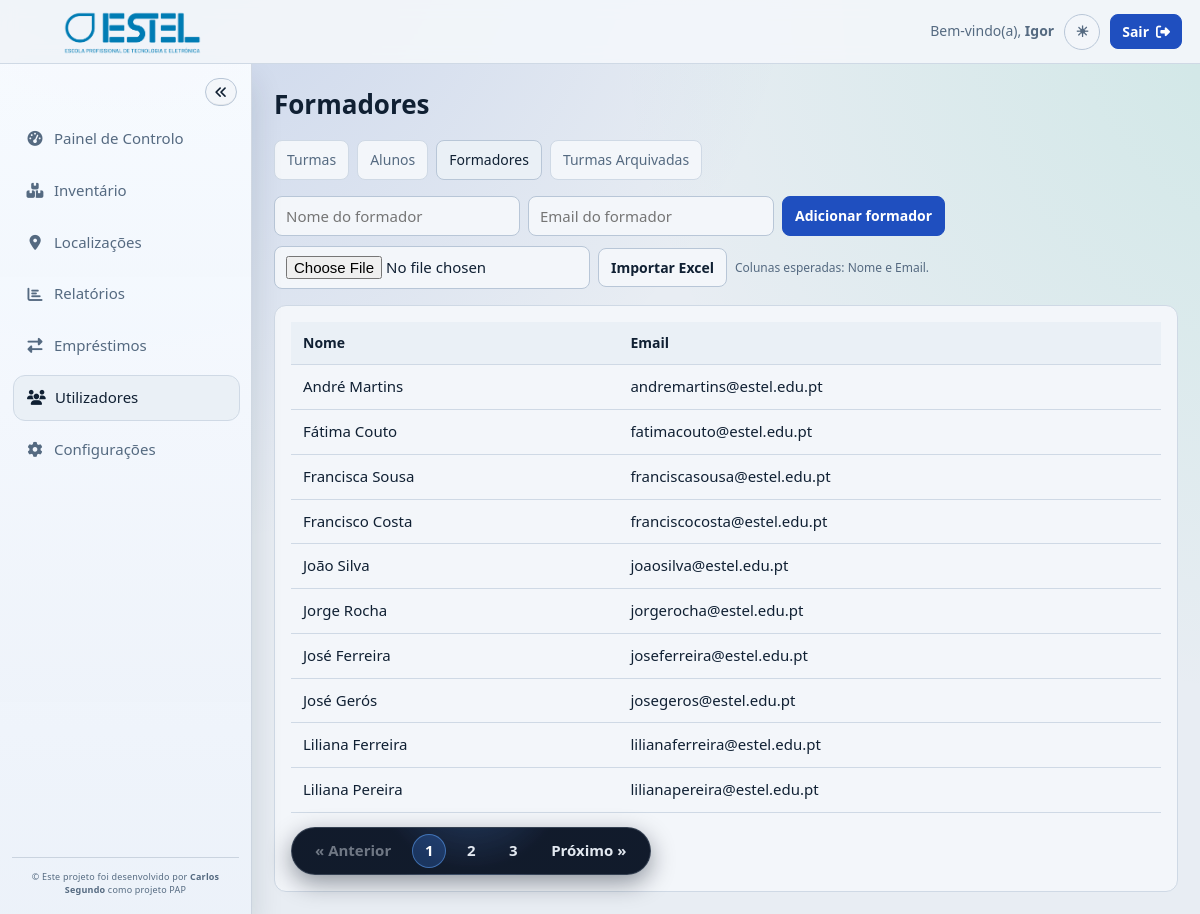
The app's page /dashboard/utilizadores/formadores/index.php (signed in) with its own data.
### tables this page shows
CREATE TABLE IF NOT EXISTS `formador` (
  `id` INT UNSIGNED NOT NULL AUTO_INCREMENT,
  `nome` VARCHAR(100) NOT NULL,
  `email` VARCHAR(150) NOT NULL,
  `ativo` TINYINT(1) NOT NULL DEFAULT 1,
  PRIMARY KEY (`id`),
  UNIQUE KEY `uq_formador_email` (`email`),
  KEY `idx_formador_nome` (`nome`),
  KEY `idx_formador_ativo_nome` (`ativo`, `nome`)
);

### dashboard/utilizadores/shared/common.php (called while the page is built, shortened)
<?php
function util_e(?string $value): string
{
    return htmlspecialchars((string) $value, ENT_QUOTES, 'UTF-8');
}

### dashboard/utilizadores/formadores/index.php (the view, shortened to what this page needs)
<?php
require_once __DIR__ . "/../shared/layout.php";
$stmt = $pdo->query("
    SELECT id, nome, email
    FROM formador
    WHERE ativo = 1
    ORDER BY nome ASC
");
$formadores = $stmt->fetchAll();
?>
<div class="toolbar toolbar-wrap">
  <form class="inline-create" method="post" action="create.php">
    <input type="text" name="nome" placeholder="Nome do formador" maxlength="100" required>
    <input type="email" name="email" placeholder="Email do formador" maxlength="150" required>
    <button class="btn btn-primary" type="submit">Adicionar formador</button>
  </form>
  <form class="inline-create inline-create-file" method="post" action="import.php" enctype="multipart/form-data">
    <input type="file" name="ficheiro" accept=".xlsx,.xls" required>
    <button class="btn btn-secondary" type="submit">Importar Excel</button>
    <span class="inline-hint">Colunas esperadas: Nome e Email.</span>
  </form>
</div>
<section class="panel">
  <table class="table">
    <thead>
      <tr>
        <th>Nome</th>
        <th>Email</th>
      </tr>
    </thead>
    <tbody>
      <?php foreach ($formadores as $formador): ?>
        <tr>
          <td><?php echo util_e((string) $formador['nome']); ?></td>
          <td><?php echo util_e((string) $formador['email']); ?></td>
        </tr>
      <?php endforeach; ?>
    </tbody>
  </table>
</section>

### css/utilizadores.css (style rules this page uses)
:root { --bg: #e8edf3; --surface: #f3f6fa; --surface-muted: #eaf0f6; --line: #cfd9e5; --line-strong: #b8c6d7; --text: #102033; --muted: #556a81; --primary: #1f4fbf; --primary-hover: #193f97; --danger: #dc2626; --danger-hover: #b91c1c; --success-bg: #e4f3e9; --success-text: #166534; --error-bg: #f7e8e8; --error-text: #b91c1c; }
* { margin: 0; padding: 0; box-sizing: border-box; font-family: "Segoe UI", Arial, sans-serif; }
body { background: var(--bg); color: var(--text); line-height: 1.45; }
.toolbar { margin-bottom: 16px; display: flex; align-items: center; justify-content: space-between; gap: 10px; }
.toolbar-wrap { flex-wrap: wrap; }
.inline-create { display: flex; gap: 8px; flex-wrap: wrap; }
.inline-create input { min-width: 240px; }
.inline-create-file { align-items: center; }
.inline-create-file input[type="file"] { min-width: 260px; }
.inline-hint { font-size: 12px; color: var(--muted); }
.panel { border-radius: 12px; border: 1px solid var(--line); background: var(--surface); padding: 16px; }
.table { width: 100%; border-collapse: collapse; }
.table th { text-align: left; padding: 11px 12px; border-bottom: 1px solid var(--line); background: var(--surface-muted); color: var(--text); font-size: 14px; font-weight: 700; }
.table td { padding: 11px 12px; border-bottom: 1px solid var(--line); color: var(--text); font-size: 15px; vertical-align: top; }
.inline-form select, .inline-create input, .inline-create select, .inline-create input[type="file"], .form-grid input, .form-grid select, .form-grid textarea { width: 100%; border: 1px solid var(--line-strong); border-radius: 8px; background: var(--surface); color: var(--text); padding: 9px 11px; font-size: 15px; outline: none; }
.inline-create input, .inline-create select, .inline-create input[type="file"] { width: auto; }
.btn { display: inline-flex; align-items: center; justify-content: center; gap: 7px; padding: 9px 12px; border-radius: 8px; border: 1px solid var(--line-strong); background: var(--surface); color: var(--text); font-size: 14px; font-weight: 600; text-decoration: none; cursor: pointer; transition: background 0.18s ease, border-color 0.18s ease, color 0.18s ease; }
.btn-primary { background: var(--primary); border-color: var(--primary); color: #ffffff; }
.btn-secondary { background: var(--surface); border-color: var(--line-strong); color: var(--text); }
:root { --topbar-height: 64px; --sidebar-width: 252px; --sidebar-collapsed-width: 88px; --sidebar-shadow: 0 18px 30px rgba(16, 32, 51, 0.14); }
* { font-family: "Segoe UI Variable Text", "Segoe UI", "Trebuchet MS", sans-serif; }
body { background: radial-gradient(circle at 10% -15%, rgba(31, 79, 191, 0.17), transparent 46%), radial-gradient(circle at 110% 0%, rgba(16, 185, 129, 0.12), transparent 44%), var(--bg); }
html, body { max-width: 100%; overflow-x: hidden; }
.topbar-right > *, .inline-create > *, .detail-actions > *, .form-actions > * { min-width: 0; }

### records on screen
formador: nome "André Martins", email "andremartins@estel.edu.pt"
formador: nome "Fátima Couto", email "fatimacouto@estel.edu.pt"
formador: nome "Francisca Sousa", email "franciscasousa@estel.edu.pt"
formador: nome "Francisco Costa", email "franciscocosta@estel.edu.pt"
formador: nome "João Silva", email "joaosilva@estel.edu.pt"
formador: nome "Jorge Rocha", email "jorgerocha@estel.edu.pt"
formador: nome "José Ferreira", email "joseferreira@estel.edu.pt"
formador: nome "José Gerós", email "josegeros@estel.edu.pt"
formador: nome "Liliana Ferreira", email "lilianaferreira@estel.edu.pt"
formador: nome "Liliana Pereira", email "lilianapereira@estel.edu.pt"

### other values on screen
$userName "Igor"
dashboard_sidebar_escape($label) "Painel de Controlo"
dashboard_sidebar_escape($label) "Inventário"
dashboard_sidebar_escape($label) "Localizações"
dashboard_sidebar_escape($label) "Relatórios"
dashboard_sidebar_escape($label) "Empréstimos"
dashboard_sidebar_escape($label) "Utilizadores"
dashboard_sidebar_escape($label) "Configurações"
util_e($title) "Formadores"
